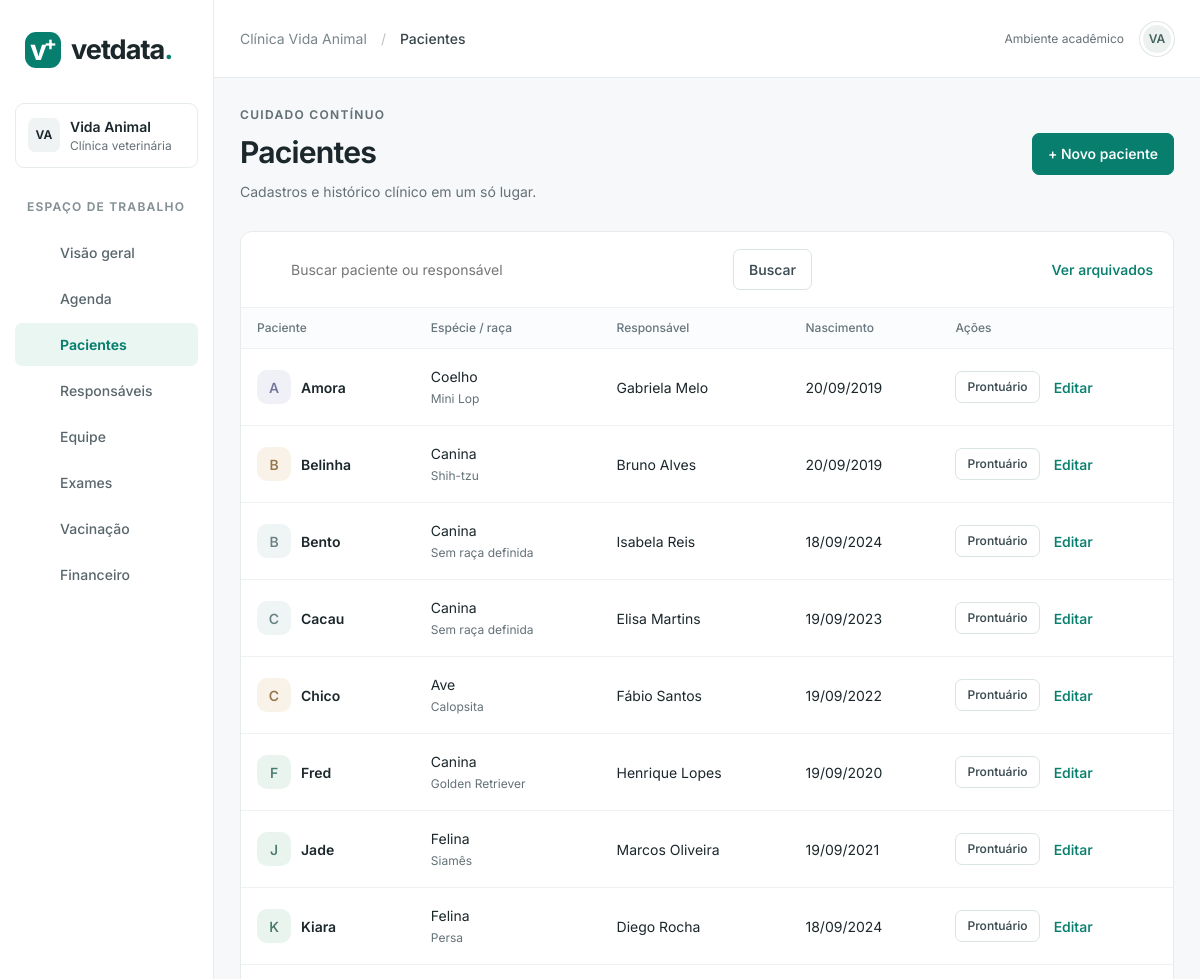
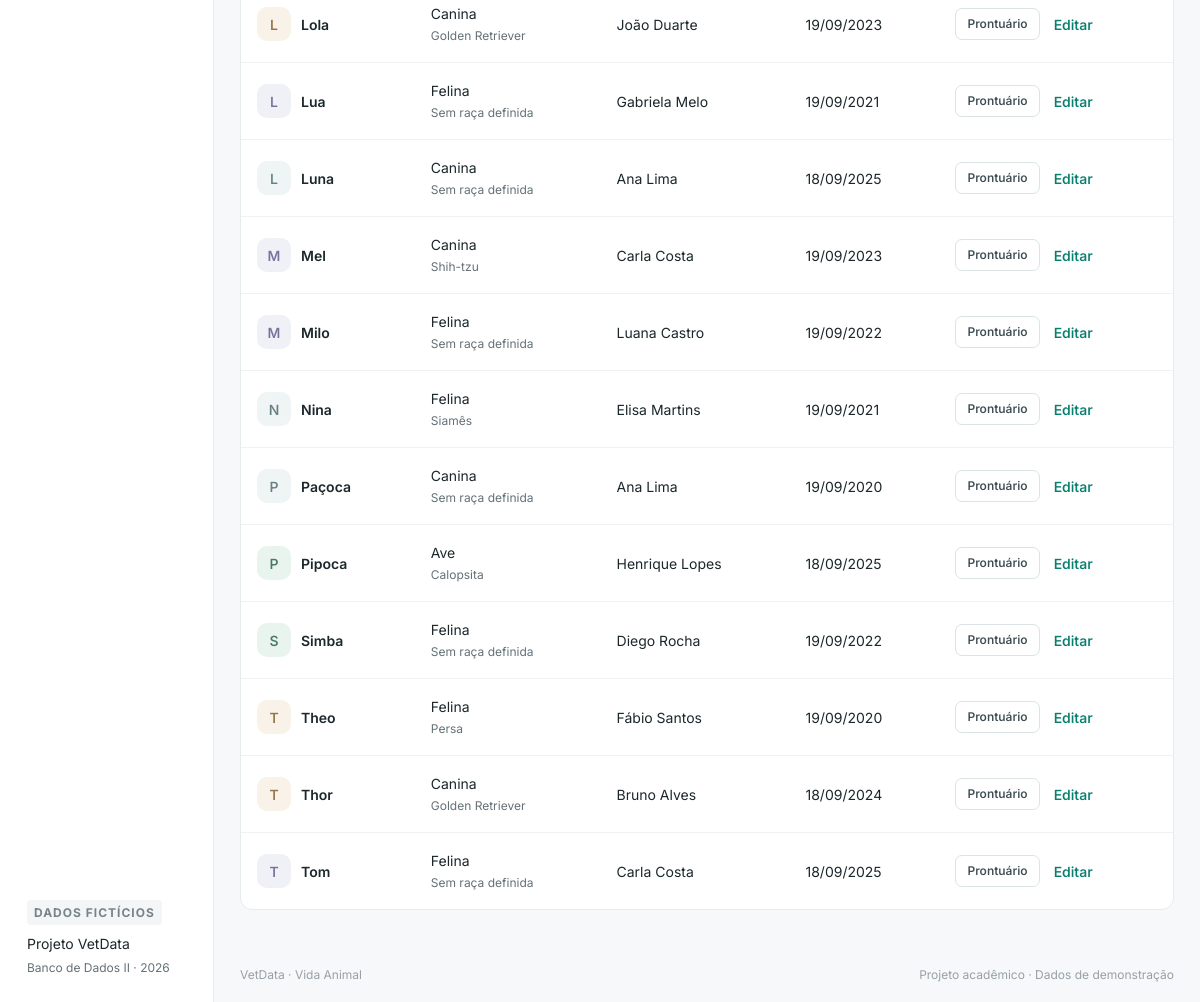
The app's page /view/admin.php?link=2 with its own data (2 pictures, top to bottom).
### tables this page shows
CREATE TABLE animal (
  id INT UNSIGNED AUTO_INCREMENT PRIMARY KEY,
  responsavel_id INT UNSIGNED NOT NULL,
  raca_id INT UNSIGNED NOT NULL,
  nome VARCHAR(70) NOT NULL,
  sexo ENUM('F','M','NI') NOT NULL DEFAULT 'NI',
  nascimento DATE NULL,
  microchip VARCHAR(30) NULL UNIQUE,
  ativo BOOLEAN NOT NULL DEFAULT TRUE,
  criado_em DATETIME NOT NULL DEFAULT CURRENT_TIMESTAMP,
  FOREIGN KEY (responsavel_id) REFERENCES responsavel(id) ON DELETE RESTRICT ON UPDATE RESTRICT,
  FOREIGN KEY (raca_id) REFERENCES raca(id) ON DELETE RESTRICT ON UPDATE RESTRICT,
  CHECK (CHAR_LENGTH(TRIM(nome)) > 0),
  CHECK (ativo IN (0,1)),
  INDEX idx_animal_nome (nome)
);

CREATE TABLE especie (
  id INT UNSIGNED AUTO_INCREMENT PRIMARY KEY,
  nome VARCHAR(60) NOT NULL UNIQUE
);

CREATE TABLE raca (
  id INT UNSIGNED AUTO_INCREMENT PRIMARY KEY,
  especie_id INT UNSIGNED NOT NULL,
  nome VARCHAR(70) NOT NULL,
  FOREIGN KEY (especie_id) REFERENCES especie(id) ON DELETE RESTRICT ON UPDATE RESTRICT,
  UNIQUE (especie_id,nome)
);

CREATE TABLE responsavel (
  id INT UNSIGNED AUTO_INCREMENT PRIMARY KEY,
  nome VARCHAR(120) NOT NULL,
  documento CHAR(11) NOT NULL UNIQUE,
  ativo BOOLEAN NOT NULL DEFAULT TRUE,
  criado_em DATETIME NOT NULL DEFAULT CURRENT_TIMESTAMP,
  CHECK (CHAR_LENGTH(TRIM(nome)) >= 2),
  CHECK (documento REGEXP '^[0-9]{11}$'),
  CHECK (ativo IN (0,1))
);

### controller/prepararDados.php (called while the page is built, shortened)
<?php
$dbError = null;
try {
    require_once __DIR__ . '/../persist/animalDAO.php';
    $animalDAO = new AnimalDAO();
} catch (PDOException $erro) {
    $dbError = 'Não foi possível conectar ao banco VetData.';
    error_log($erro->getMessage());
}

### persist/conexao.php (called while the page is built, shortened)
<?php
class Conexao
{
    private static ?PDO $pdo = null;
    public function conectar(): PDO
    {
        if (self::$pdo === null) {
            $config = require __DIR__ . '/config.php';
            self::$pdo = new PDO(
                "mysql:host={$config['host']};port={$config['port']};dbname={$config['database']};charset=utf8mb4",
                $config['user'], $config['password'], [
                    PDO::ATTR_ERRMODE => PDO::ERRMODE_EXCEPTION,
                    PDO::ATTR_DEFAULT_FETCH_MODE => PDO::FETCH_ASSOC,
                    PDO::ATTR_EMULATE_PREPARES => false,
                ]
            );
            self::$pdo->exec("SET time_zone='-03:00'");
            self::$pdo->exec('SET SESSION TRANSACTION ISOLATION LEVEL READ COMMITTED');
        }
        return self::$pdo;
    }
}

### persist/baseDAO.php (called while the page is built, shortened)
<?php
require_once __DIR__ . '/conexao.php';
abstract class BaseDAO
{
    protected PDO $pdo;
    public function __construct()
    {
        $this->pdo = (new Conexao())->conectar();
    }
    protected function consultar(string $sql, array $parametros = []): array
    {
        $stmt = $this->pdo->prepare($sql);
        $stmt->execute($parametros);
        $resultado = $stmt->fetchAll();
        return $resultado;
    }
}

### persist/animalDAO.php (called while the page is built, shortened)
<?php
require_once __DIR__ . '/baseDAO.php';
class AnimalDAO extends BaseDAO
{
    public function listar(string $search, bool $arch): array
    {
        return $this->consultar('SELECT n.*,ra.nome AS raca,e.nome AS especie,r.nome AS responsavel FROM animal n JOIN raca ra ON ra.id=n.raca_id JOIN especie e ON e.id=ra.especie_id JOIN responsavel r ON r.id=n.responsavel_id WHERE n.ativo=? AND (n.nome LIKE ? OR r.nome LIKE ?) ORDER BY n.nome',[$arch?0:1,'%'.$search.'%','%'.$search.'%']);
    }
}

### view/funcoes.php (the view, shortened to what this page needs)
<?php
function h($s):string { return htmlspecialchars((string)($s??''),ENT_QUOTES|ENT_SUBSTITUTE,'UTF-8'); }
function day($v):string{return $v?date('d/m/Y',strtotime((string)$v)):'Não informada';}
function icon($name):string{
 $paths=['inicio'=>'<rect x="3" y="3" width="7" height="7" rx="1"/>
<rect x="14" y="3" width="7" height="7" rx="1"/>
<rect x="3" y="14" width="7" height="7" rx="1"/>
<rect x="14" y="14" width="7" height="7" rx="1"/>','agenda'=>'<rect x="3" y="5" width="18" height="16" rx="2"/>
<path d="M16 3v4M8 3v4M3 11h18"/>','pacientes'=>'<path d="M12 3v18M3 12h18"/>
<circle cx="12" cy="12" r="9"/>','responsaveis'=>'<circle cx="9" cy="8" r="3"/>
<path d="M3 21v-3a6 6 0 0 1 12 0v3M16 4a3 3 0 0 1 0 6M21 21v-3a6 6 0 0 0-3-5"/>','equipe'=>'<rect x="3" y="7" width="18" height="14" rx="2"/>
<path d="M8 7V3h8v4M12 10v8M8 14h8"/>','exames'=>'<path d="M9 3h6M10 3v7l-6 9a1 1 0 0 0 1 2h14a1 1 0 0 0 1-2l-6-9V3M8 15h8"/>','vacinas'=>'<path d="m16 3 5 5M8 12l4 4M6 14l4 4M3 21l4-4M14 5l5 5-8 8H6v-5z"/>','financeiro'=>'<rect x="3" y="5" width="18" height="14" rx="2"/>
<path d="M3 10h18M7 15h3"/>','chevron'=>'<path d="m9 5 7 7-7 7"/>','search'=>'<circle cx="10" cy="10" r="6"/>
<path d="m15 15 5 5"/>'];
 return '<svg width="20" height="20" viewBox="0 0 24 24" fill="none" stroke="currentColor" stroke-width="1.6" stroke-linecap="round" stroke-linejoin="round" aria-hidden="true">'.($paths[$name]??$paths['pacientes']).'</svg>';
}
function mb_substr_safe($str):string{return preg_match('/^./u',(string)$str,$m)?$m[0]:'';}

### view/admin.php (shortened to what this page needs)
<?php
require_once __DIR__.'/funcoes.php';
require_once __DIR__.'/../controller/prepararDados.php';
$pages=['inicio'=>'Visão geral','agenda'=>'Agenda','pacientes'=>'Pacientes','responsaveis'=>'Responsáveis','equipe'=>'Equipe','exames'=>'Exames','vacinas'=>'Vacinação','financeiro'=>'Financeiro','paciente'=>'Prontuário','atendimento'=>'Atendimento'];
$link = filter_var($_GET['link'] ?? 0, FILTER_VALIDATE_INT);
$p = array_search($link, PAGINAS, true);
?>
<!doctype html>
<html lang="pt-BR">
<head>
<link rel="stylesheet" href="css/style.css">
</head>
<body>
<?php require __DIR__.'/menu.php'; ?>
<div class="app">
<header class="topbar">
<div class="breadcrumb">
<span>Clínica Vida Animal</span>
<span class="slash">/</span>
<strong>
<?=h($pages[$p])?>
</strong>
</div>
<span class="top-label">Ambiente acadêmico</span>
<span class="profile" aria-label="Equipe Vida Animal">VA</span>
</header>
<main id="main">
<?php if($dbError):?>
<section class="setup">
<span class="eyebrow">COMECE POR AQUI</span>
<h1>Prepare o banco de dados</h1>
<p>
<?=h($dbError)?>
</p>
<ol>
<li>Inicie o Apache e o MySQL no XAMPP.</li>
<li>Abra o phpMyAdmin e importe <strong>script.sql</strong>.</li>
<li>Confira os dados de conexão em <strong>persist/config.php</strong>.</li>
</ol>
<a class="button" href="admin.php">Tentar novamente</a>
</section>
<?php else:?>
<?php
$pag = [
    'inicio' => 'inicio.php',
    'agenda' => 'atendimentoListar.php',
    'pacientes' => 'animalListar.php',
    'responsaveis' => 'responsavelListar.php',
    'equipe' => 'veterinarioListar.php',
    'exames' => 'exameListar.php',
    'vacinas' => 'vacinacaoListar.php',
    'financeiro' => 'financeiroListar.php',
    'paciente' => 'animalProntuario.php',
    'atendimento' => 'atendimentoDetalhar.php',
];
require __DIR__ . '/' . $pag[$p];
?>
<?php endif;?>
<footer class="footer">
<span>VetData · Vida Animal</span>
<span>Projeto acadêmico · Dados de demonstração</span>
</footer>
</main>
</div>
</body>
</html>

### view/menu.php (shortened to what this page needs)
<aside class="sidebar" id="sidebar">
<a class="brand" href="admin.php">
<span class="brand-mark">v<span>+</span>
</span>
<span>vetdata<span class="brand-dot">.</span>
</span>
</a>
<div class="workspace">
<span class="clinic-icon">VA</span>
<div>
<strong>Vida Animal</strong>
<small>Clínica veterinária</small>
</div>
</div>
<span class="nav-label">ESPAÇO DE TRABALHO</span>
<nav aria-label="Navegação principal">
<?php foreach(array_slice($pages,0,8,true)as$key=>$label):$active=$p===$key||($p==='paciente'&&$key==='pacientes')||($p==='atendimento'&&$key==='agenda');?>
<a href="?link=<?=PAGINAS[$key]?>" class="nav-item <?=$active?'active':''?>" <?=$active?'aria-current="page"':''?>>
<?=icon($key)?>
<span>
<?=h($label)?>
</span>
</a>
<?php endforeach;?>
</nav>
<div class="sidebar-bottom">
<span class="demo-tag">DADOS FICTÍCIOS</span>
<p>Projeto VetData<br>
<small>Banco de Dados II · 2026</small>
</p>
</div>
</aside>

### view/animalListar.php (shortened to what this page needs)
<?php
$search=trim((string)($_GET['q']??''));$arch=isset($_GET['arquivados']);$rows=$animalDAO->listar($search, $arch);
?>
<div class="page-head">
<div>
<div class="eyebrow">CUIDADO CONTÍNUO</div>
<h1>Pacientes</h1>
<p>Cadastros e histórico clínico em um só lugar.</p>
</div>
<button class="button" data-open="animal">+ Novo paciente</button>
</div>
<section class="panel">
<form class="toolbar" method="get">
<label class="search-box">
<?=icon('search')?>
<input type="search" name="q" value="<?=h($search)?>" placeholder="Buscar paciente ou responsável" aria-label="Buscar paciente ou responsável">
</label>
<button class="button secondary">Buscar</button>
<a class="text-link toolbar-end" href="?link=2<?=$arch?'':'&arquivados=1'?>">
<?=$arch?'Ver ativos':'Ver arquivados'?>
</a>
</form>
<div class="table-scroll">
<table>
<thead>
<tr>
<th>Paciente</th>
<th>Espécie / raça</th>
<th>Responsável</th>
<th>Nascimento</th>
<th>Ações</th>
</tr>
</thead>
<tbody>
<?php foreach($rows as$n):?>
<tr>
<td>
<div class="person">
<span class="avatar tone-<?=$n['id']%4?>">
<?=h(mb_substr_safe($n['nome']))?>
</span>
<a class="strong-link" href="?link=8&id=<?=$n['id']?>">
<?=h($n['nome'])?>
</a>
</div>
</td>
<td>
<?=h($n['especie'])?>
<small>
<?=h($n['raca'])?>
</small>
</td>
<td>
<?=h($n['responsavel'])?>
</td>
<td>
<?=day($n['nascimento'])?>
</td>
<td>
<div class="row-actions">
<a class="button small secondary" href="?link=8&id=<?=$n['id']?>">Prontuário</a>
<button class="text-button" data-open="animal" data-values="<?=h(json_encode($n))?>">Editar</button>
</div>
</td>
</tr>
<?php endforeach;?>
</tbody>
</table>
</div>
</section>

### records on screen
animal: nome "A", nome "Amora", especie.nome "Coelho", raca.nome "Mini Lop", responsavel.nome "Gabriela Melo", nascimento "20/09/2019"
animal: nome "B", nome "Belinha", especie.nome "Canina", raca.nome "Shih-tzu", responsavel.nome "Bruno Alves", nascimento "20/09/2019"
animal: nome "B", nome "Bento", especie.nome "Canina", raca.nome "Sem raça definida", responsavel.nome "Isabela Reis", nascimento "18/09/2024"
animal: nome "C", nome "Cacau", especie.nome "Canina", raca.nome "Sem raça definida", responsavel.nome "Elisa Martins", nascimento "19/09/2023"
animal: nome "C", nome "Chico", especie.nome "Ave", raca.nome "Calopsita", responsavel.nome "Fábio Santos", nascimento "19/09/2022"
animal: nome "F", nome "Fred", especie.nome "Canina", raca.nome "Golden Retriever", responsavel.nome "Henrique Lopes", nascimento "19/09/2020"
animal: nome "J", nome "Jade", especie.nome "Felina", raca.nome "Siamês", responsavel.nome "Marcos Oliveira", nascimento "19/09/2021"
animal: nome "K", nome "Kiara", especie.nome "Felina", raca.nome "Persa", responsavel.nome "Diego Rocha", nascimento "18/09/2024"
animal: nome "L", nome "Lola", especie.nome "Canina", raca.nome "Golden Retriever", responsavel.nome "João Duarte", nascimento "19/09/2023"
animal: nome "L", nome "Lua", especie.nome "Felina", raca.nome "Sem raça definida", responsavel.nome "Gabriela Melo", nascimento "19/09/2021"
animal: nome "L", nome "Luna", especie.nome "Canina", raca.nome "Sem raça definida", responsavel.nome "Ana Lima", nascimento "18/09/2025"
animal: nome "M", nome "Mel", especie.nome "Canina", raca.nome "Shih-tzu", responsavel.nome "Carla Costa", nascimento "19/09/2023"
animal: nome "M", nome "Milo", especie.nome "Felina", raca.nome "Sem raça definida", responsavel.nome "Luana Castro", nascimento "19/09/2022"
animal: nome "N", nome "Nina", especie.nome "Felina", raca.nome "Siamês", responsavel.nome "Elisa Martins", nascimento "19/09/2021"
animal: nome "P", nome "Paçoca", especie.nome "Canina", raca.nome "Sem raça definida", responsavel.nome "Ana Lima", nascimento "19/09/2020"
animal: nome "P", nome "Pipoca", especie.nome "Ave", raca.nome "Calopsita", responsavel.nome "Henrique Lopes", nascimento "18/09/2025"
animal: nome "S", nome "Simba", especie.nome "Felina", raca.nome "Sem raça definida", responsavel.nome "Diego Rocha", nascimento "19/09/2022"
animal: nome "T", nome "Theo", especie.nome "Felina", raca.nome "Persa", responsavel.nome "Fábio Santos", nascimento "19/09/2020"
animal: nome "T", nome "Thor", especie.nome "Canina", raca.nome "Golden Retriever", responsavel.nome "Bruno Alves", nascimento "18/09/2024"
animal: nome "T", nome "Tom", especie.nome "Felina", raca.nome "Sem raça definida", responsavel.nome "Carla Costa", nascimento "18/09/2025"

### other values on screen
$label "Visão geral"
$label "Agenda"
$label "Pacientes"
$label "Responsáveis"
$label "Equipe"
$label "Exames"
$label "Vacinação"
$label "Financeiro"
$pages[$p] "Pacientes"
